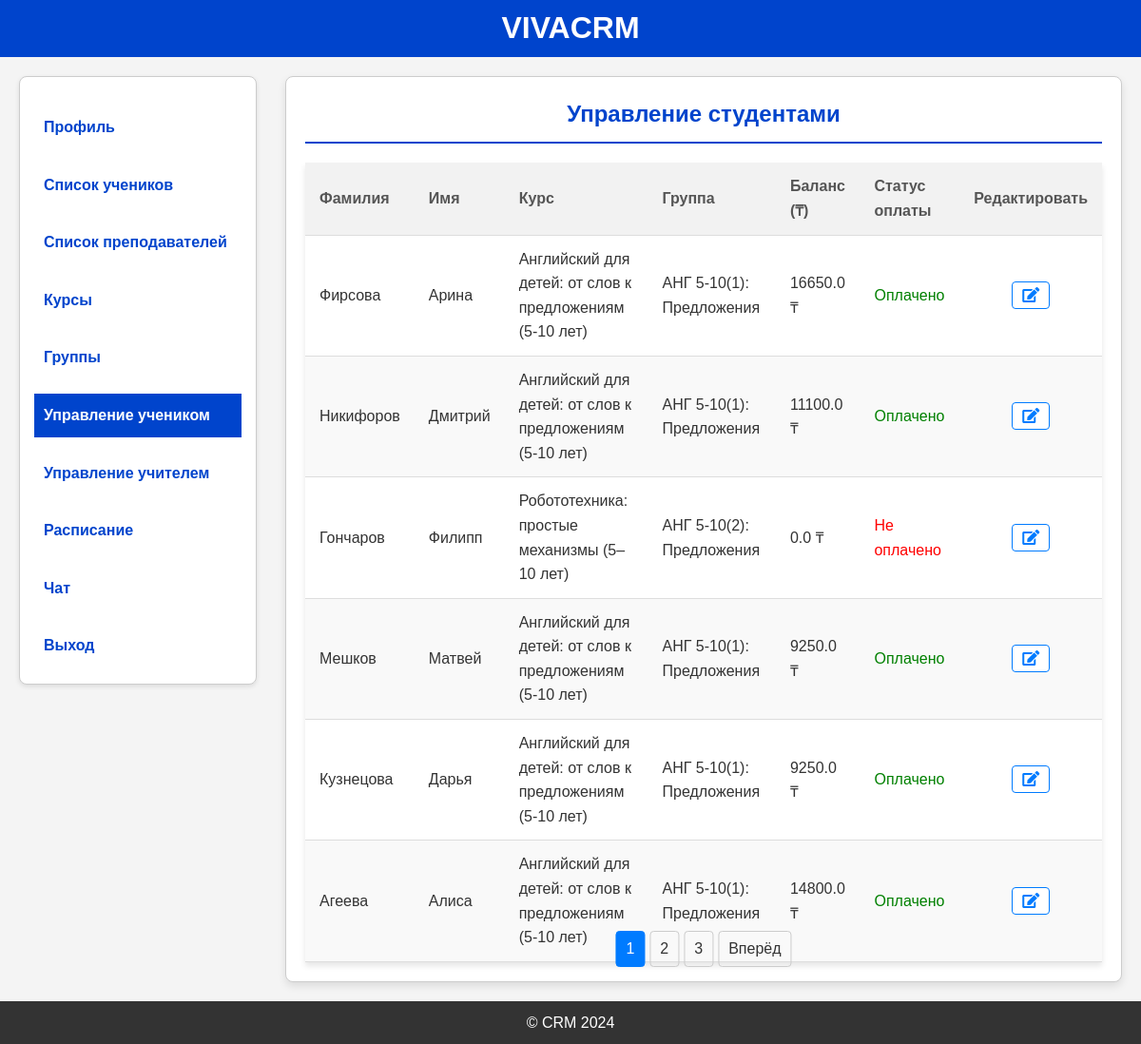
Page /management (signed in) on the committed database.
### models.py (models this page shows)
class Student(db.Model):
    id = db.Column(db.Integer, primary_key=True)
    student_id = db.Column(db.Integer, db.ForeignKey('users.id'))
    surname = db.Column(db.String(50), nullable=False)
    first_name = db.Column(db.String(50), nullable=False)
    patronymic = db.Column(db.String(50), nullable=True)
    birth_date = db.Column(db.Date, nullable=False)
    phone = db.Column(db.String(20), nullable=False)
    address = db.Column(db.String(255), nullable=False)
    client_name = db.Column(db.String(255), nullable=True)
    client_relation = db.Column(db.String(100), nullable=True)
    client_phone = db.Column(db.String(20), nullable=True)
    user = db.relationship('Users', backref='student', uselist=False)

class Course(db.Model):
    id = db.Column(db.Integer, primary_key=True)
    course_name = db.Column(db.String(100), nullable=False)
    academic_hours = db.Column(db.Integer, nullable=False)
    price = db.Column(db.Integer, nullable=False)
    students = db.relationship('ManageStudent', back_populates='course')

class Group(db.Model):
    id = db.Column(db.Integer, primary_key=True)
    group_name = db.Column(db.String(100), nullable=False)
    students = db.relationship('ManageStudent', back_populates='group')

### app.py (the view)
@app.route('/management', methods=['GET'])
@login_required
@role_required('Администратор')
def management():
    administrator = Administrator.query.filter_by(admin_id=current_user.id).first()
    page = request.args.get('page', 1, type=int)
    per_page = 6 # Количество учеников на одной странице
    student_pagination = Student.query.paginate(page=page, per_page=per_page)
    students = student_pagination.items  # Ученики текущей страницы
    courses = Course.query.all()
    groups = Group.query.all()
    student_info = []
    for student in students:
        manage_student_entry = ManageStudent.query.filter_by(student_id=student.student_id).first()
        course = Course.query.get(manage_student_entry.course_id) if manage_student_entry else None
        group = Group.query.get(manage_student_entry.group_id) if manage_student_entry else None
        total_paid = db.session.query(db.func.sum(Payment.amount)).filter_by(student_id=student.student_id).scalar() or 0
        total_attended = Attendance.query.filter_by(student_id=student.student_id, attended=True).count()
        price_per_lesson = (course.price / course.academic_hours) if course else 0
        balance = total_paid - (total_attended * price_per_lesson)
        payment_status = "Оплачено" if balance > 0 else "Не оплачено"
        student_info.append({
            'student': student,
            'course': course,
            'group': group,
            'balance': balance,
            'payment_status': payment_status
        })
    return render_template(
        'management.html',
        administrator=administrator,
        student_info=student_info,
        courses=courses,
        groups=groups,
        student_pagination=student_pagination
    )

### app.py (called while the page is built)
@login_manager.user_loader
def load_user(user_id):
    return Users.query.get(int(user_id))

def role_required(role):
    def decorator(f):
        @wraps(f)
        def wrapped(*args, **kwargs):
            if not current_user.is_authenticated or current_user.role != role:
                flash('Недостаточно прав доступа')
                return redirect(url_for('login'))
            return f(*args, **kwargs)
        return wrapped
    return decorator

### templates/management.html (shortened to what this page needs)
{% extends "base_administrator.html" %}
{% block content %}
<div class="management-form">
  <h2>Управление студентами</h2>
<table class="student-table">
  <thead>
    <tr>
      <th>Фамилия</th>
      <th>Имя</th>
      <th>Курс</th>
      <th>Группа</th>
      <th>Баланс (₸)</th>
      <th>Статус оплаты</th>
      <th>Редактировать</th>
    </tr>
  </thead>
  <tbody>
    {% for entry in student_info %}
    <tr>
      <td>{{ entry.student.surname }}</td>
      <td>{{ entry.student.first_name }}</td>
      <td>{{ entry.course.course_name if entry.course else "Не назначен" }}</td>
      <td>{{ entry.group.group_name if entry.group else "Не назначена" }}</td>
      <td>{{ entry.balance }} ₸</td>
      <td {% if entry.payment_status == 'Не оплачено' %} style="color: red;" {% else %} style="color: green;" {% endif %}>
        {{ entry.payment_status }}
      </td>
      <td class="actions">
        <a href="{{ url_for('edit_management', id=entry.student.student_id) }}"class="btn-edit"><i class="fa fa-edit"></i></a>
      </td>
    </tr>
    {% endfor %}
  </tbody>
</table>
      <div class="pagination">
    {% for page_num in student_pagination.iter_pages(left_edge=2, right_edge=2, left_current=2, right_current=2) %}
        {% if page_num %}
            {% if page_num == student_pagination.page %}
                <span class="current">{{ page_num }}</span>
            {% else %}
                <a href="{{ url_for('management', page=page_num) }}">{{ page_num }}</a>
            {% endif %}
        {% else %}
            <span class="ellipsis">…</span>
        {% endif %}
    {% endfor %}
    {% if student_pagination.has_next %}
        <a href="{{ url_for('management', page=student_pagination.next_num) }}">Вперёд</a>
    {% endif %}
      </div>
</div>
{% endblock %}

### static/styles/base_administrator.css (style rules this page uses)
* { margin: 0; padding: 0; box-sizing: border-box; }
html, body { height: 100%; display: flex; flex-direction: column; }
body { font-family: Arial, sans-serif; line-height: 1.6; background-color: #f4f4f4; color: #333; }
.btn-edit, .btn-danger { padding: 5px 10px; text-decoration: none; border-radius: 4px; transition: all 0.3s ease; font-weight: bold; }
.btn-edit { color: #007bff; border: 1px solid #007bff; background-color: white; }

### static/styles/course.css (style rules this page uses)
table { width: 100%; border-collapse: collapse; margin-top: 20px; background-color: #fff; box-shadow: 0px 4px 6px rgba(0, 0, 0, 0.1); }
th, td { padding: 12px 15px; text-align: left; border-bottom: 1px solid #ddd; }
th { background-color: #f2f2f2; color: #555; }
tr:nth-child(even) { background-color: #f9f9f9; }
.pagination { position: absolute; bottom: 15px; left: 50%; transform: translateX(-50%); display: flex; justify-content: center; gap: 5px; }
.pagination a, .pagination span { padding: 5px 10px; border: 1px solid #ccc; text-decoration: none; color: #333; border-radius: 4px; }
.pagination .current { background-color: #007bff; color: white; border-color: #007bff; }

### static/styles/group.css (style rules this page uses)
table { width: 100%; border-collapse: collapse; margin-top: 20px; background-color: #fff; box-shadow: 0px 4px 6px rgba(0, 0, 0, 0.1); }
th, td { padding: 12px 15px; text-align: left; border-bottom: 1px solid #ddd; }
th { background-color: #f2f2f2; color: #555; }
tr:nth-child(even) { background-color: #f9f9f9; }
.pagination { position: absolute; bottom: 15px; left: 50%; transform: translateX(-50%); display: flex; justify-content: center; gap: 5px; }
.pagination a, .pagination span { padding: 5px 10px; border: 1px solid #ccc; text-decoration: none; color: #333; border-radius: 4px; }
.pagination .current { background-color: #007bff; color: white; border-color: #007bff; }

### static/styles/student_list.css (style rules this page uses)
table { width: 100%; border-collapse: collapse; margin-top: 20px; background-color: #fff; box-shadow: 0px 4px 6px rgba(0, 0, 0, 0.1); }
th, td { padding: 12px 15px; text-align: left; border-bottom: 1px solid #ddd; }
th { background-color: #f2f2f2; color: #555; }
tr:nth-child(even) { background-color: #f9f9f9; }
.pagination { position: absolute; bottom: 15px; left: 50%; transform: translateX(-50%); display: flex; justify-content: center; gap: 5px; }
.pagination a, .pagination span { padding: 5px 10px; border: 1px solid #ccc; text-decoration: none; color: #333; border-radius: 4px; }
.pagination .current { background-color: #007bff; color: white; border-color: #007bff; }

### static/styles/teachers_list.css (style rules this page uses)
table { width: 100%; border-collapse: collapse; margin-top: 20px; background-color: #fff; box-shadow: 0px 4px 6px rgba(0, 0, 0, 0.1); }
th, td { padding: 12px 15px; text-align: left; border-bottom: 1px solid #ddd; }
th { background-color: #f2f2f2; color: #555; }
tr:nth-child(even) { background-color: #f9f9f9; }
.pagination { position: absolute; bottom: 15px; left: 50%; transform: translateX(-50%); display: flex; justify-content: center; gap: 5px; }
.pagination a, .pagination span { padding: 5px 10px; border: 1px solid #ccc; text-decoration: none; color: #333; border-radius: 4px; }
.pagination .current { background-color: #007bff; color: white; border-color: #007bff; }

### static/styles/management.css (style rules this page uses)
.management-form { position: relative; padding-bottom: 50px; width: 100%; margin: 0px auto; background: #ffffff; border: 1px solid #ccc; border-radius: 8px; box-shadow: 0 4px 8px rgba(0, 0, 0, 0.1); padding: 20px; min-height: calc(100vh - 160px); }
.management-form h2 { color: #0044cc; text-align: center; border-bottom: 2px solid #0044cc; padding-bottom: 10px; font-weight: bold; }
table { width: 100%; border-collapse: collapse; margin-top: 20px; background-color: #fff; box-shadow: 0px 4px 6px rgba(0, 0, 0, 0.1); }
th, td { padding: 12px 15px; text-align: left; border-bottom: 1px solid #ddd; }
th { background-color: #f2f2f2; color: #555; }
tr:nth-child(even) { background-color: #f9f9f9; }
.pagination { position: absolute; bottom: 15px; left: 50%; transform: translateX(-50%); display: flex; justify-content: center; gap: 5px; }
.pagination a, .pagination span { padding: 5px 10px; border: 1px solid #ccc; text-decoration: none; color: #333; border-radius: 4px; }
.pagination .current { background-color: #007bff; color: white; border-color: #007bff; }
.student-table .actions { text-align: center; }

### rows in the picture
Student: student.surname "Фирсова", student.first_name "Арина"
Course: course "Английский для детей: от слов к предложениям (5-10 лет)" "Английский для детей: от слов к предложениям (5-10 лет)" "Английский для детей: от слов к предложениям (5-10 лет)" "Английский для детей: от слов к предложениям (5-10 лет)" "Английский для детей: от слов к предложениям (5-10 лет)"
Group: group "АНГ 5-10(1): Предложения" "АНГ 5-10(1): Предложения" "АНГ 5-10(1): Предложения" "АНГ 5-10(1): Предложения" "АНГ 5-10(1): Предложения"
Student: student.surname "Никифоров", student.first_name "Дмитрий"
Student: student.surname "Гончаров", student.first_name "Филипп"
Course: course "Робототехника: простые механизмы (5–10 лет)"
Group: group "АНГ 5-10(2): Предложения"
Student: student.surname "Мешков", student.first_name "Матвей"
Student: student.surname "Кузнецова", student.first_name "Дарья"
Student: student.surname "Агеева", student.first_name "Алиса"

### other values in the picture
{{ entry.balance }} "16650.0" "11100.0" "0.0" "9250.0" "9250.0" "14800.0"
{{ entry.payment_status }} "Оплачено" "Оплачено" "Не оплачено" "Оплачено" "Оплачено" "Оплачено"
{{ page_num }} "1"
{{ page_num }} "2" "3"
